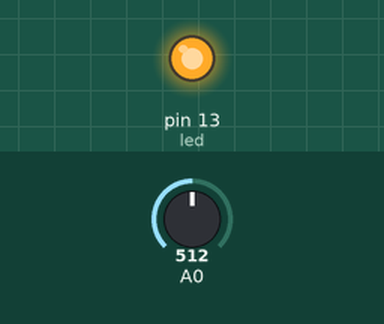
This sketch was run on a simulated Arduino Uno, built with avr-gcc and run on an emulated ATmega328P. Shown: output pins drawn as LEDs (lit = HIGH). The inputs (shaded band) are chosen by the test bench; at power-on: A0 = 512.

Above: at 1.2 s.
1.3 s: A0 set to 481
At 2.3 s:
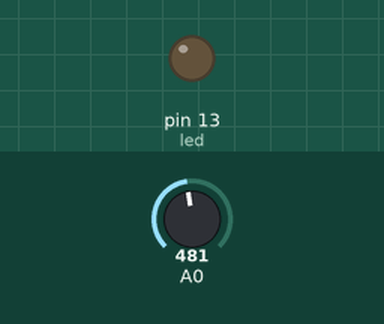
2.8 s: A0 set to 510
At 3.5 s:
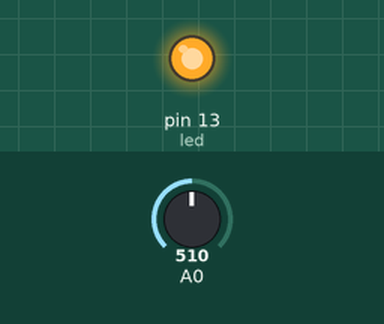
4.3 s: A0 set to 490
At 4.6 s:
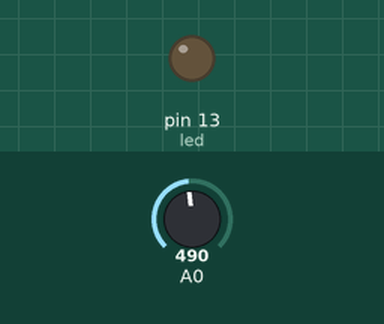
Timing chart, 0 to 7.3 s (numbered marks = the images above; inputs shaded):
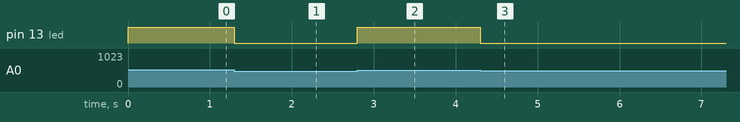

Measured:
- the behaviour switches between 500 and 499 on A0 (found by bisection; images 0 and 1)
- after the input at 1.3 s, pin 13 (led): HIGH → LOW at once
- after the input at 2.8 s, pin 13 (led): LOW → HIGH at once
- after the input at 4.3 s, pin 13 (led): HIGH → LOW at once

The sketch:

SensorSom.ino
```cpp
/*
Este código faz o LED acender e apagar com o sensor de som.
É preciso determinar threshold para tornar os valores sensíveis.
Conecte o LED no pino 13 e o sensor de som no pino A0.
*/

int led = 13;
int threshold = 500; //mudar aqui conforme achar melhor
int volume;
void setup() {
  Serial.begin(9600);
pinMode(led, OUTPUT);
}
void loop() {
  volume = analogRead(A0); // lê o valor do pino A0
/*
    //Debug mode
    Serial.println(volume);
    delay(100);
  */
if(volume>=threshold){
digitalWrite(led, HIGH); //liga o led
  }
else{
digitalWrite(led, LOW); // desliga o led
  }
}
```
